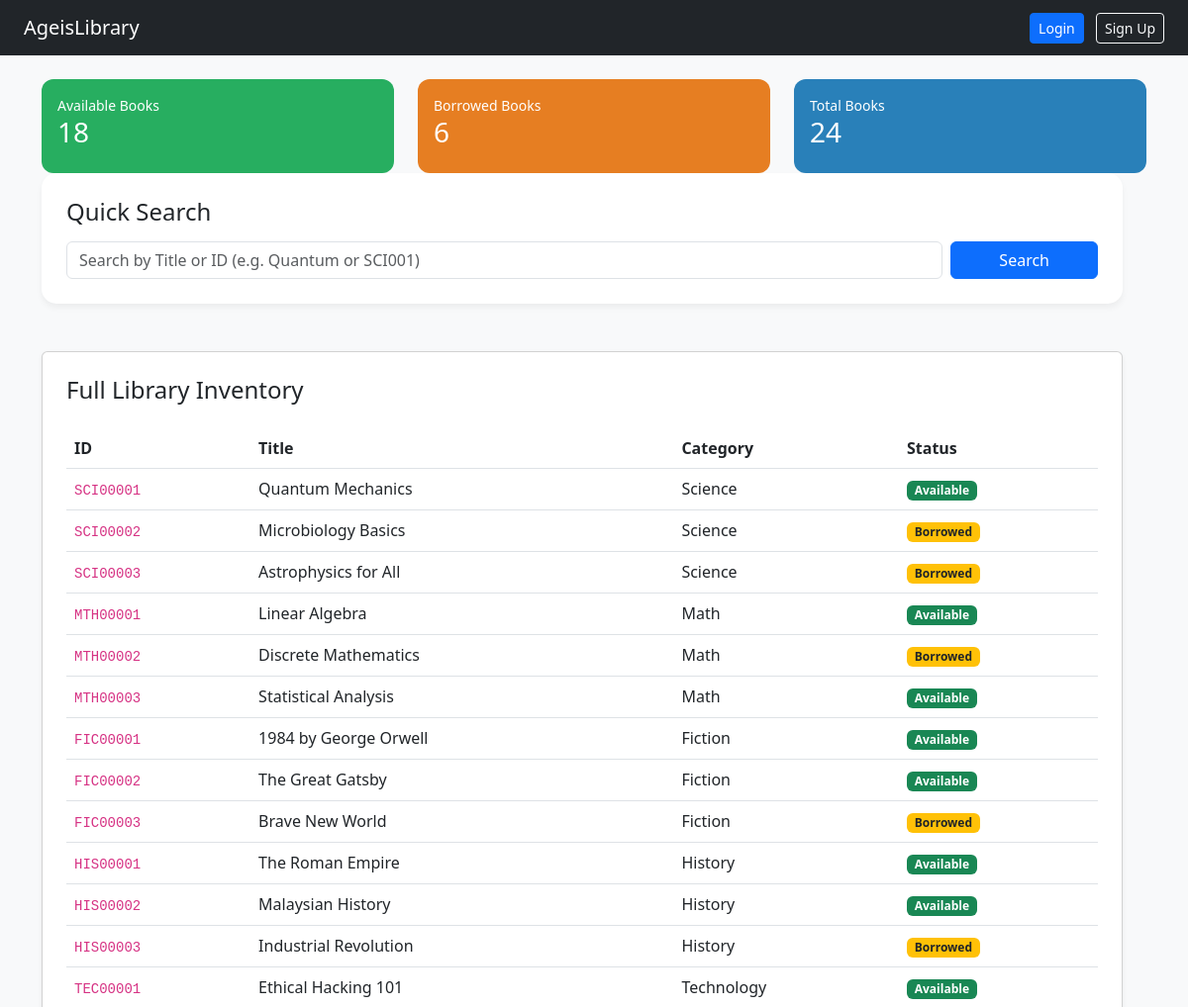
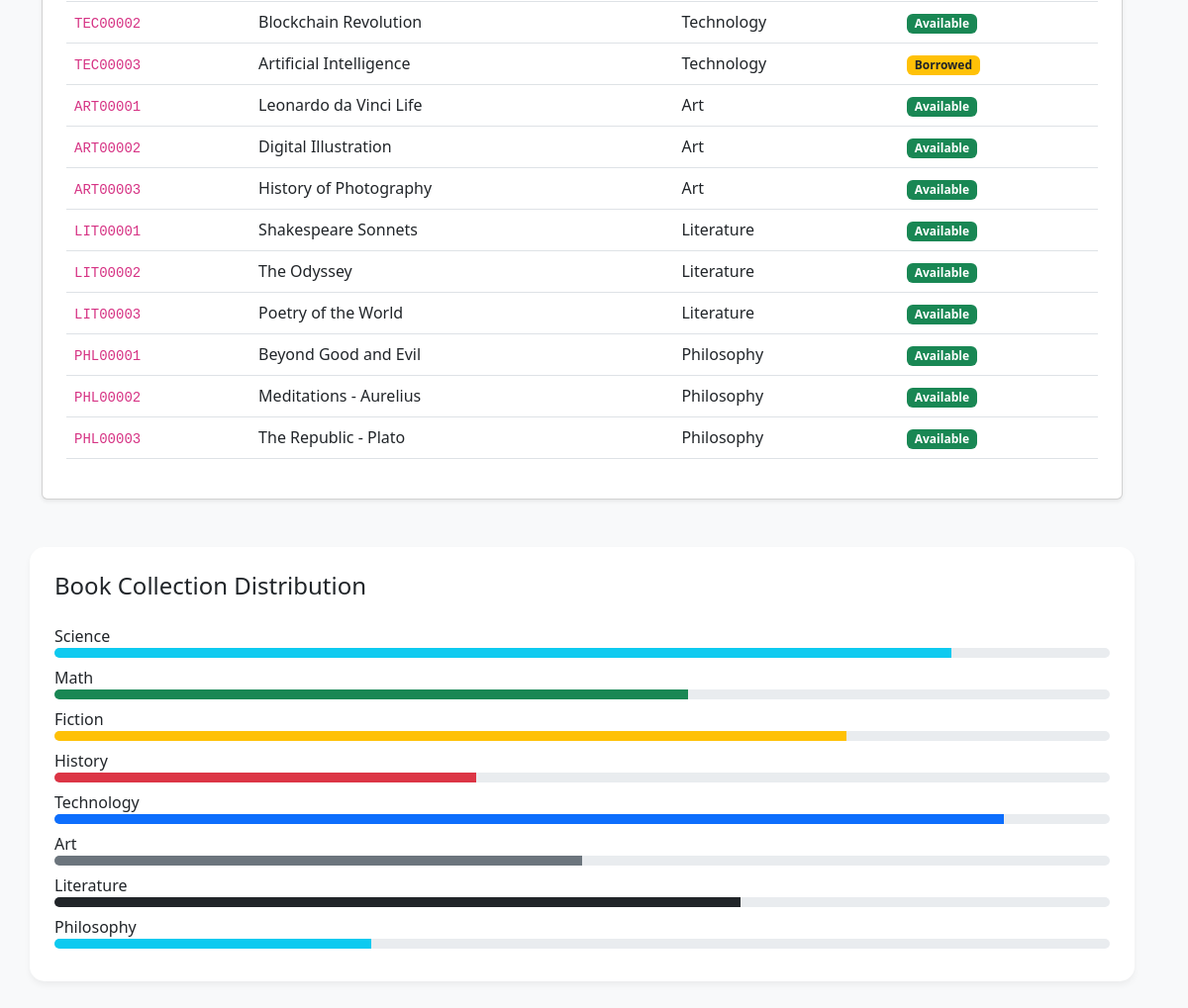
The page / on the database its author committed (2 pictures, top to bottom).
### tables this page shows
CREATE TABLE books (
    book_id TEXT PRIMARY KEY, -- SCENARIO 3: Strictly 8 chars limit
    title TEXT NOT NULL,
    category TEXT NOT NULL,   -- Science, Math, etc.
    status TEXT NOT NULL,      -- 'Available' or 'Borrowed'
    borrowed_by TEXT
);

### app.py (the view)
@app.route('/')
def home():
    db = get_db()
    total_books = db.execute("SELECT COUNT(*) FROM books").fetchone()[0]
    available_books = db.execute("SELECT COUNT(*) FROM books WHERE status = 'Available'").fetchone()[0]
    borrowed_books = db.execute("SELECT COUNT(*) FROM books WHERE status = 'Borrowed'").fetchone()[0]
    total_users = db.execute("SELECT COUNT(*) FROM users").fetchone()[0]
    my_books_count = 0
    if session.get('user'):
        my_books_count = db.execute("SELECT COUNT(*) FROM books WHERE borrowed_by = ?",
                                     (session['user'],)).fetchone()[0]
    all_books = db.execute("SELECT * FROM books").fetchall()
    stats = {
        'total': total_books,
        'available': available_books,
        'rented': borrowed_books,
        'my_books': my_books_count, # This is the "My Borrowed" stat
        'users': total_users
    }
    current_user = session.get('user')
    return render_template('dashboard.html',
                           user=current_user,
                           role=session.get('role'),
                           stats=stats,
                           all_books=all_books)

### app.py (called while the page is built)
def get_db():
    conn = sqlite3.connect('library.db', timeout=20)
    conn.row_factory = sqlite3.Row
    return conn

### templates/dashboard.html (shortened to what this page needs)
<!DOCTYPE html>
<html>
<head>
    <link href="https://cdn.jsdelivr.net/npm/bootstrap@5.3.0/dist/css/bootstrap.min.css" rel="stylesheet">
    <link rel="stylesheet" href="/static/style.css">
</head>
<body>
<nav class="navbar navbar-dark bg-dark px-4">
    <span class="navbar-brand">AgeisLibrary</span>
    <div>
        {% if user %}
            {% if role == 'admin' %}
                <a href="/admin" class="btn btn-warning btn-sm me-2">⚙️ Admin Panel</a>
            {% endif %}
            <a href="/profile" class="text-light me-3 text-decoration-none">
                <span class="badge bg-secondary p-2">👤 {{ user }}</span>
            </a>
            <a href="/logout" class="btn btn-outline-danger btn-sm">Logout</a>
        {% else %}
            <a href="/login_page" class="btn btn-primary btn-sm me-2">Login</a>
            <a href="/signup" class="btn btn-outline-light btn-sm">Sign Up</a>
        {% endif %}
    </div>
</nav>
<div class="container mt-4">
    <div class="row mb-5">
        <div class="col">
            <div class="card stat-card bg-available p-3">
                <small>Available Books</small>
                <h3>{{ stats.available }}</h3>
            </div>
        </div>
        <div class="col">
            <div class="card stat-card bg-rented p-3">
                <small>Borrowed Books</small>
                <h3>{{ stats.rented }}</h3>
            </div>
        </div>
        <div class="col">
            <div class="card stat-card bg-total p-3">
                <small>Total Books</small>
                <h3>{{ stats.total }}</h3>
            </div>
        </div>
    <div class="row">
        <div class="col-md-12 mb-5">
            <div class="category-box">
                <h4 class="mb-3">Quick Search</h4>
                <form action="/search" method="POST" class="d-flex gap-2">
					<input type="text" name="book_id" class="form-control"
						   placeholder="Search by Title or ID (e.g. Quantum or SCI001)"
						   maxlength="50" value="{{ typed_query if typed_query else '' }}" required>
					<button type="submit" class="btn btn-primary px-5">Search</button>
				</form>
            </div>
        </div>
        <div class="col-md-12">
            <div class="card p-4 shadow-sm mb-5">
                <h4 class="mb-4">Full Library Inventory</h4>
                <table class="table table-hover">
					<thead>
						<tr>
							<th>ID</th><th>Title</th><th>Category</th><th>Status</th>
						</tr>
					</thead>
					<tbody>
						{% for book in all_books %}
						<tr>
							<td><code>{{ book.book_id }}</code></td>
							<td>{{ book.title }}</td>
							<td>{{ book.category }}</td>
							<td>
								<span class="badge {{ 'bg-success' if book['status'] == 'Available' else 'bg-warning text-dark' }}">
									{{ book['status'] }}
								</span>
							</td>
						</tr>
						{% endfor %}
					</tbody>
				</table>
            </div>
        </div>
		<div class="category-box">
    <h4 class="mb-4">Book Collection Distribution</h4>
    <label>Science</label>
    <div class="progress mb-2"><div class="progress-bar bg-info" style="width: 85%"></div></div>
    <label>Math</label>
    <div class="progress mb-2"><div class="progress-bar bg-success" style="width: 60%"></div></div>
    <label>Fiction</label>
    <div class="progress mb-2"><div class="progress-bar bg-warning text-dark" style="width: 75%"></div></div>
    <label>History</label>
    <div class="progress mb-2"><div class="progress-bar bg-danger" style="width: 40%"></div></div>
    <label>Technology</label>
    <div class="progress mb-2"><div class="progress-bar bg-primary" style="width: 90%"></div></div>
    <label>Art</label>
    <div class="progress mb-2"><div class="progress-bar bg-secondary" style="width: 50%"></div></div>
    <label>Literature</label>
    <div class="progress mb-2"><div class="progress-bar bg-dark" style="width: 65%"></div></div>
    <label>Philosophy</label>
    <div class="progress mb-2"><div class="progress-bar bg-info" style="width: 30%"></div></div>
</div>
    </div>
</div>
</body>
</html>

### static/style.css (style rules this page uses)
:root { --primary-color: #2c3e50; --secondary-color: #34495e; --accent-color: #3498db; --bg-color: #f8f9fa; }
body { background-color: var(--bg-color); font-family: 'Segoe UI', Tahoma, Geneva, Verdana, sans-serif; }
.stat-card { border: none; border-radius: 12px; transition: transform 0.3s; color: white; }
.bg-available { background: #27ae60; }
.bg-rented { background: #e67e22; }
.bg-total { background: #2980b9; }
.category-box { background: white; padding: 25px; border-radius: 15px; box-shadow: 0 4px 6px rgba(0,0,0,0.05); }
.progress { height: 10px; border-radius: 5px; margin-bottom: 20px; }

### rows shown on the page
books: book_id "SCI00001", title "Quantum Mechanics", category "Science", status "Available"
books: book_id "SCI00002", title "Microbiology Basics", category "Science", status "Borrowed"
books: book_id "SCI00003", title "Astrophysics for All", category "Science", status "Borrowed"
books: book_id "MTH00001", title "Linear Algebra", category "Math", status "Available"
books: book_id "MTH00002", title "Discrete Mathematics", category "Math", status "Borrowed"
books: book_id "MTH00003", title "Statistical Analysis", category "Math", status "Available"
books: book_id "FIC00001", title "1984 by George Orwell", category "Fiction", status "Available"
books: book_id "FIC00002", title "The Great Gatsby", category "Fiction", status "Available"
books: book_id "FIC00003", title "Brave New World", category "Fiction", status "Borrowed"
books: book_id "HIS00001", title "The Roman Empire", category "History", status "Available"
books: book_id "HIS00002", title "Malaysian History", category "History", status "Available"
books: book_id "HIS00003", title "Industrial Revolution", category "History", status "Borrowed"
books: book_id "TEC00001", title "Ethical Hacking 101", category "Technology", status "Available"
books: book_id "TEC00002", title "Blockchain Revolution", category "Technology", status "Available"
books: book_id "TEC00003", title "Artificial Intelligence", category "Technology", status "Borrowed"
books: book_id "ART00001", title "Leonardo da Vinci Life", category "Art", status "Available"
books: book_id "ART00002", title "Digital Illustration", category "Art", status "Available"
books: book_id "ART00003", title "History of Photography", category "Art", status "Available"
books: book_id "LIT00001", title "Shakespeare Sonnets", category "Literature", status "Available"
books: book_id "LIT00002", title "The Odyssey", category "Literature", status "Available"
books: book_id "LIT00003", title "Poetry of the World", category "Literature", status "Available"
books: book_id "PHL00001", title "Beyond Good and Evil", category "Philosophy", status "Available"
books: book_id "PHL00002", title "Meditations - Aurelius", category "Philosophy", status "Available"
books: book_id "PHL00003", title "The Republic - Plato", category "Philosophy", status "Available"

### other values the page prints
{{ stats.available }} "18"
{{ stats.rented }} "6"
{{ stats.total }} "24"
